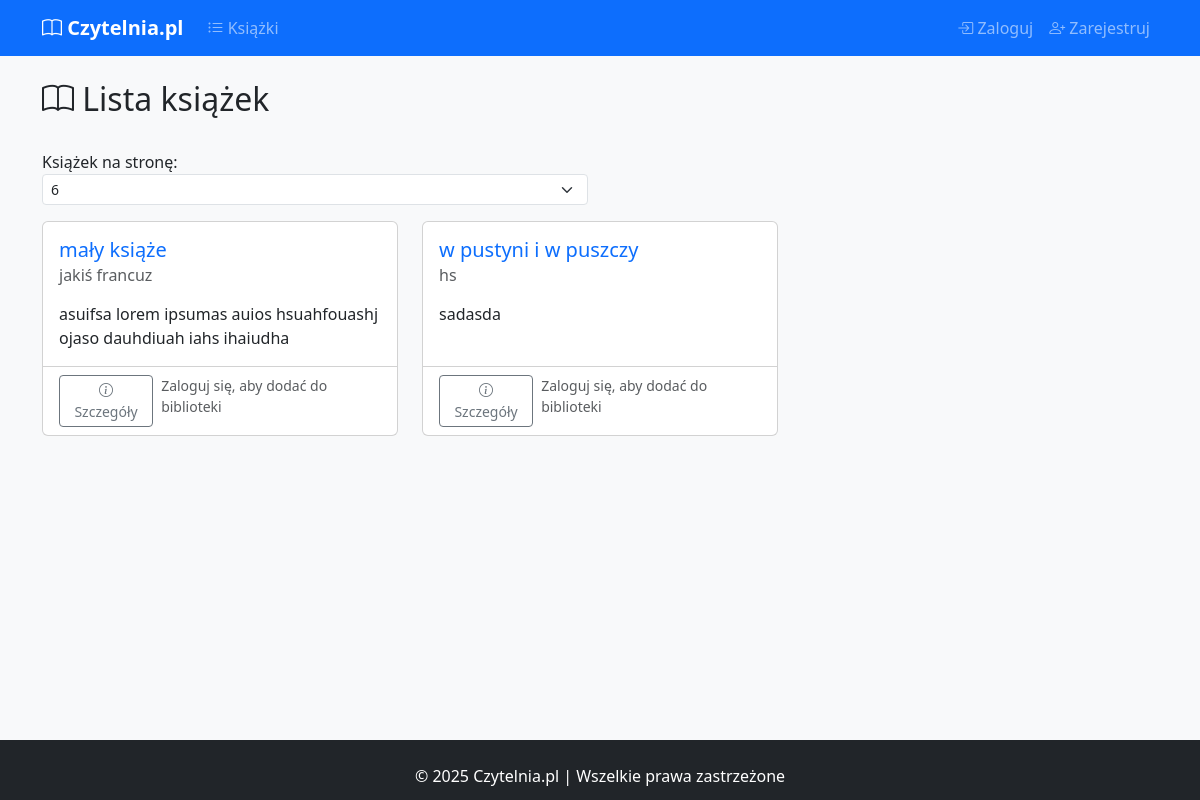
Before: /books with the older database file.
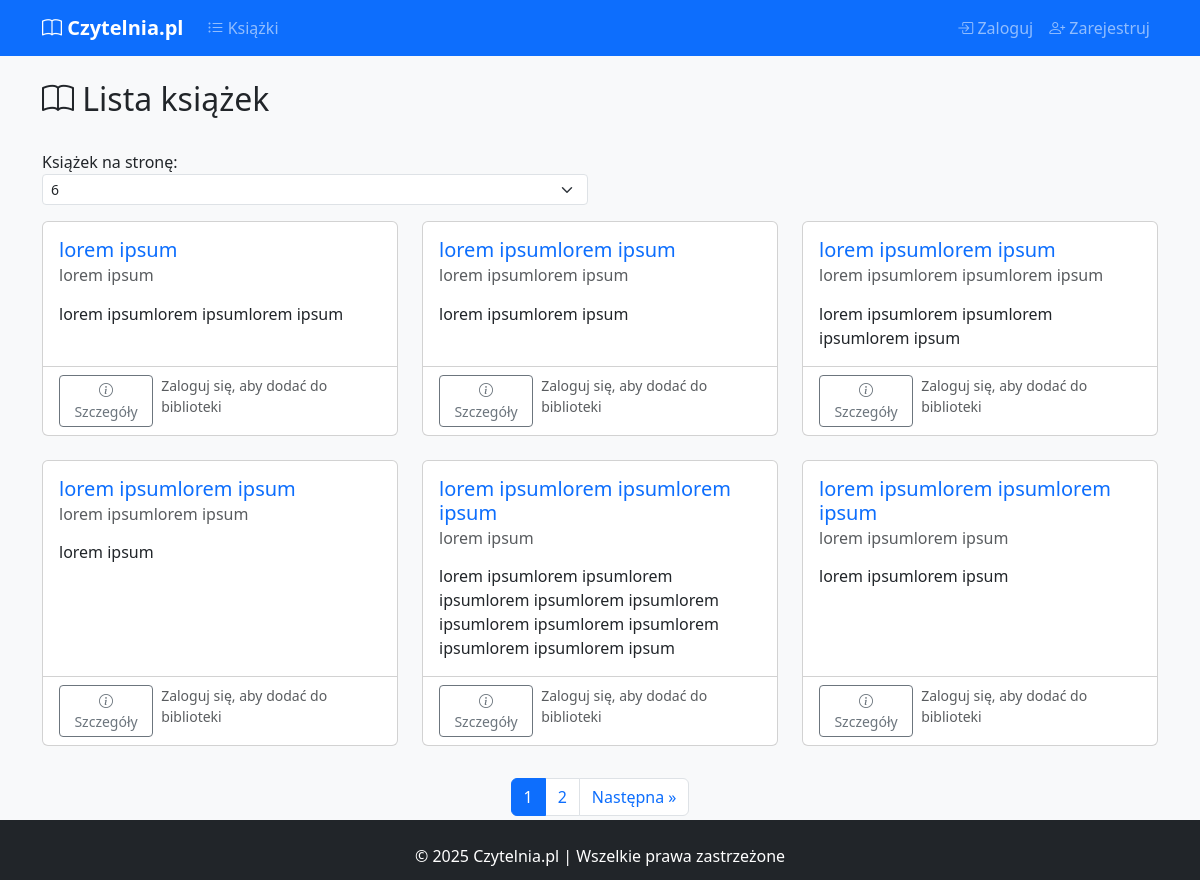
After: the same page with the newer database file.
### models.py (models this page shows)
class Book(db.Model):
    __tablename__ = 'books'
    id = db.Column(db.Integer, primary_key=True)
    title = db.Column(db.String(100), nullable=False)
    author = db.Column(db.String(50), nullable=False)
    description = db.Column(db.Text)
    library_entries = db.relationship(
        'UserLibrary',
        backref='library_book',
        lazy=True,
        cascade='all, delete-orphan'
    )
    book_reviews = db.relationship('Review', backref='review_book', lazy=True)

### app.py (the view)
@app.route('/books')
def book_list():
    page = request.args.get('page', 1, type=int)
    per_page = request.args.get('per_page', 6, type=int)
    books_pagination = Book.query.order_by(Book.title.asc()).paginate(page=page, per_page=per_page, error_out=False)
    return render_template('books.html',
                         books=books_pagination.items,
                         pagination=books_pagination,
                         per_page=per_page)

### templates/books.html (shortened to what this page needs)
{% extends "base.html" %}
{% block content %}
<div class="d-flex justify-content-between align-items-center mb-4">
    <h2><i class="bi bi-book"></i> Lista książek</h2>
</div>
<div class="row mb-3">
    <div class="col-md-6">
        <form class="form-inline" method="get">
            <label for="per_page" class="me-2">Książek na stronę:</label>
            <select name="per_page" id="per_page" class="form-select form-select-sm" onchange="this.form.submit()">
                <option value="6" {% if per_page == 6 %}selected{% endif %}>6</option>
            </select>
        </form>
    </div>
</div>
{% if books %}
<div class="row row-cols-1 row-cols-md-2 row-cols-lg-3 g-4">
    {% for book in books %}
    <div class="col">
        <div class="card book-card h-100">
            <div class="card-body">
                <h5 class="card-title">
                    <a href="{{ url_for('book_details', book_id=book.id) }}" class="text-decoration-none">
                        {{ book.title }}
                    </a>
                </h5>
                <h6 class="card-subtitle mb-2 text-muted">{{ book.author }}</h6>
                {% if book.description %}
                <p class="card-text mt-3">{{ book.description|truncate(150) }}</p>
                {% endif %}
            </div>
            <div class="card-footer bg-transparent">
                <div class="d-flex justify-content-between">
                    <div>
                        <a href="{{ url_for('book_details', book_id=book.id) }}"
                           class="btn btn-sm btn-outline-secondary me-2">
                            <i class="bi bi-info-circle"></i> Szczegóły
                        </a>
                    </div>
                    {% if current_user.is_authenticated %}
                    <form method="POST" action="{{ url_for('add_to_library', book_id=book.id) }}">
                        <button type="submit" class="btn btn-sm btn-outline-primary">
                            <i class="bi bi-plus-circle"></i> Dodaj do biblioteki
                        </button>
                    </form>
                    {% else %}
                    <small class="text-muted">Zaloguj się, aby dodać do biblioteki</small>
                    {% endif %}
                </div>
            </div>
        </div>
    </div>
    {% endfor %}
</div>
{% if pagination.pages > 1 %}
<nav aria-label="Nawigacja książek" class="mt-4">
    <ul class="pagination justify-content-center">
        {% for p in pagination.iter_pages(left_edge=1, right_edge=1, left_current=2, right_current=2) %}
            {% if p %}
                <li class="page-item {% if p == pagination.page %}active{% endif %}">
                    <a class="page-link" href="{{ url_for('book_list', page=p, per_page=per_page) }}">{{ p }}</a>
                </li>
            {% else %}
                <li class="page-item disabled">
                    <span class="page-link">...</span>
                </li>
            {% endif %}
        {% endfor %}
        {% if pagination.has_next %}
        <li class="page-item">
            <a class="page-link" href="{{ url_for('book_list', page=pagination.next_num, per_page=per_page) }}">
                Następna &raquo;
            </a>
        </li>
        {% endif %}
    </ul>
</nav>
{% endif %}
{% else %}
<div class="alert alert-info">
    Brak książek w bazie danych. {% if current_user.is_moderator %}Dodaj pierwszą książkę!{% endif %}
</div>
{% endif %}
{% endblock %}

Changed rows visible on the page:
no longer on this page (row unchanged): Book: title "mały książe", author "jakiś francuz", description "asuifsa lorem ipsumas auios hsuahfouashj ojaso dauhdiuah iahs ihaiudha"
no longer on this page (row unchanged): Book: title "w pustyni i w puszczy", author "hs", description "sadasda"
added Book: title "lorem ipsum", author "lorem ipsum", description "lorem ipsumlorem ipsumlorem ipsum"
added Book: title "lorem ipsumlorem ipsum", author "lorem ipsumlorem ipsum", description "lorem ipsumlorem ipsum"
added Book: title "lorem ipsumlorem ipsum", author "lorem ipsumlorem ipsumlorem ipsum", description "lorem ipsumlorem ipsumlorem ipsumlorem ipsum"
added Book: title "lorem ipsumlorem ipsum", author "lorem ipsumlorem ipsum", description "lorem ipsum"
added Book: title "lorem ipsumlorem ipsumlorem ipsum", author "lorem ipsum", description "lorem ipsumlorem ipsumlorem ipsumlorem ipsumlorem ipsumlorem ipsumlorem ipsumlorem ipsumlorem ipsumlorem ipsumlorem ipsum"
added Book: title "lorem ipsumlorem ipsumlorem ipsum", author "lorem ipsumlorem ipsum", description "lorem ipsumlorem ipsum"
Other visible differences:
new list line: "1"
new list line: "2"
text now shown: "Następna »"
